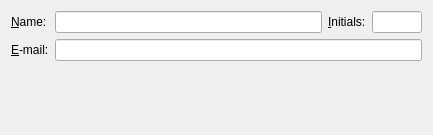
<?xml version="1.0" encoding="UTF-8"?>
<ui version="4.0">
 <class>PrefIdentityUi</class>
 <widget class="QWidget" name="PrefIdentityUi">
  <property name="geometry">
   <rect>
    <x>0</x>
    <y>0</y>
    <width>433</width>
    <height>135</height>
   </rect>
  </property>
  <property name="windowTitle">
   <string/>
  </property>
  <layout class="QGridLayout" name="gridLayout_2">
   <item row="0" column="0">
    <layout class="QGridLayout" name="gridLayout">
     <item row="0" column="0">
      <widget class="QLabel" name="nameLA">
       <property name="text">
        <string>&amp;Name:</string>
       </property>
       <property name="buddy">
        <cstring>nameED</cstring>
       </property>
      </widget>
     </item>
     <item row="0" column="1">
      <layout class="QHBoxLayout" name="horizontalLayout">
       <item>
        <widget class="QLineEdit" name="nameED">
         <property name="toolTip">
          <string>Your name</string>
         </property>
        </widget>
       </item>
       <item>
        <widget class="QLabel" name="initialsLA">
         <property name="text">
          <string>&amp;Initials:</string>
         </property>
         <property name="buddy">
          <cstring>initialsED</cstring>
         </property>
        </widget>
       </item>
       <item>
        <widget class="QLineEdit" name="initialsED">
         <property name="sizePolicy">
          <sizepolicy hsizetype="Fixed" vsizetype="Fixed">
           <horstretch>0</horstretch>
           <verstretch>0</verstretch>
          </sizepolicy>
         </property>
         <property name="maximumSize">
          <size>
           <width>50</width>
           <height>16777215</height>
          </size>
         </property>
         <property name="toolTip">
          <string>Initials of your name</string>
         </property>
         <property name="inputMethodHints">
          <set>Qt::InputMethodHint::ImhPreferLatin</set>
         </property>
        </widget>
       </item>
      </layout>
     </item>
     <item row="1" column="0">
      <widget class="QLabel" name="emailLA">
       <property name="text">
        <string>&amp;E-mail:</string>
       </property>
       <property name="buddy">
        <cstring>emailED</cstring>
       </property>
      </widget>
     </item>
     <item row="1" column="1">
      <widget class="QLineEdit" name="emailED">
       <property name="toolTip">
        <string>Your E-mail address</string>
       </property>
       <property name="inputMethodHints">
        <set>Qt::InputMethodHint::ImhEmailCharactersOnly|Qt::InputMethodHint::ImhNoPredictiveText|Qt::InputMethodHint::ImhPreferLowercase</set>
       </property>
      </widget>
     </item>
    </layout>
   </item>
   <item row="1" column="0">
    <spacer>
     <property name="orientation">
      <enum>Qt::Orientation::Vertical</enum>
     </property>
     <property name="sizeType">
      <enum>QSizePolicy::Policy::Expanding</enum>
     </property>
     <property name="sizeHint" stdset="0">
      <size>
       <width>20</width>
       <height>20</height>
      </size>
     </property>
    </spacer>
   </item>
  </layout>
 </widget>
 <tabstops>
  <tabstop>nameED</tabstop>
  <tabstop>emailED</tabstop>
 </tabstops>
 <includes>
  <include location="local">qt_i18n.h</include>
 </includes>
 <resources/>
 <connections/>
</ui>
